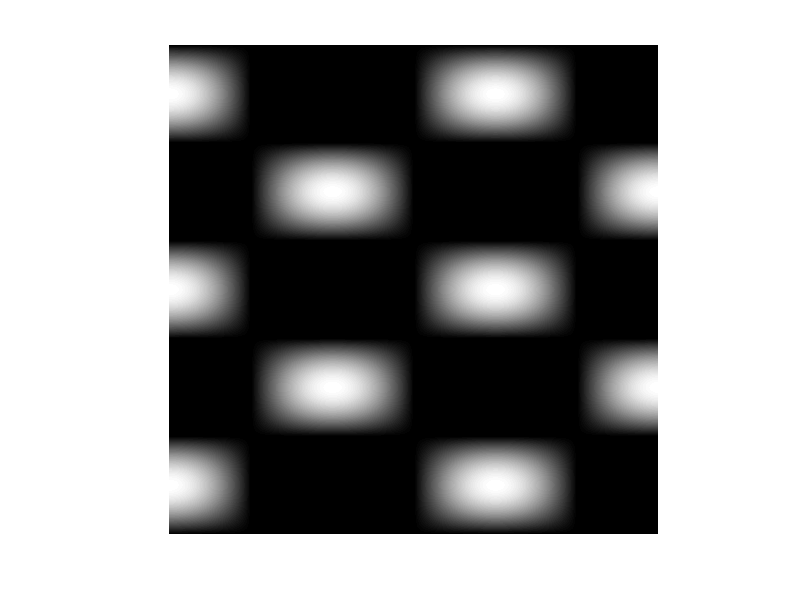

Source code (MATLAB): (Note: this script raises an error after producing the figure.)
%  2d wavelet reconstruction of a CONTINUOUS function when Fourier samples 
%  are taken uniformly (same example is demonstrated for nonuniform samples)
%  the example produces GS reconstruction for different reconstruction
%  basis (Haar, DB2, DB3) and the truncated Fourier reperentation, 
%  with and without noise

%  comment: show superior GS reconstruction and adventages of basis change
%  even with small number of reconstruction vectors (this makes TF obiously bad)

clear all; 
close all;

p=12;

f = @(x,y) sin(5*pi*x).*cos(3*pi*y);

[x_supp,y_supp]=meshgrid(0:2^-p:1-2^-p);
orig=f(x_supp,y_supp).';

figure('Name','Original');
imshow(real(orig)); 

figure('Position',[50,50,1400,700],'Name','Reconstructions')

%% Input Parameters Uniform sampling

R = 6; %maximum scale of wavelet coefficients

eps = 1; %require 1/eps to be a natural number; eps=1 gives Nyquist rate
S = 1; %Fourier samples range: -S*2^R/eps, ... , 2^R*S/eps-1

M = S*2^R/eps;

%%  Fourier samples

disp('Calculating the Fourier samples...')
omega = Samples(eps, M, 'sin(5*pi*x)*cos(3*pi*y)', 0, 1, 0, 1 );

%% Haar wavelets

disp('Haar wavelets')
ft_sca= haar_phi_ft(((M:-1:-M+1)./(2^R/eps))');

%% Compute the Generalized function GS_handle and solve for wavelet coefficients z

disp('Computing Haar reconstruction...');
GS_handle = @(x,mode) Haar_Op2_VecHandle(mode, x, S, eps, R, ft_sca);
z = lsqr(GS_handle,omega(:),10^(-12));
wcoeff = reshape(z, sqrt(length(z)), sqrt(length(z))).';

%% Compute image from reconstructed wavelet coefficients

disp('Computing image from reconstructed wavelet coefficients...')
reconim = get2DHaarReconstruction(wcoeff, p, R); 

%% Calulate error of GS reconstruction 

error_gs_haar=sqrt(sum(sum(abs(orig - reconim).^2))/2^(2*p));
fprintf('Error is %d \n',error_gs_haar); disp(' ');

subplot(2,4,1); imshow(real(reconim)); title({'GS Haar'; ['Error: ',num2str(error_gs_haar)]}); 

%% DB2 wavelets

disp('DB2 wavelets')
a = 2; %number of vanishing moments

%% Precompute the fourier transforms of the scaling function, right boundary scaling functions, and left boundary scaling functions.

disp('Computing Fourier transform of the scaling functions...')
[ft_sca_L, ft_sca, ft_sca_R] = CDJV_Setup(a, eps, S, R);

%% Compute the Generalized function GS_handle and solve for wavelet coefficients z

disp('Computing DB2 reconstruction...');
GS_handle = @(x,mode) CDJV_Op2_VecHandle(mode, x, S, eps, R, a, ft_sca, ft_sca_L, ft_sca_R);
z = lsqr(GS_handle,omega(:),10^(-12));
wcoeff = reshape(z, sqrt(length(z)), sqrt(length(z))).';

%% Compute image from reconstructed wavelet coefficients

disp('Computing image from reconstructed wavelet coefficients...')
reconim = get2DReconstruction(wcoeff, a, p, R);

%% Calulate error of GS reconstruction 

error_gs_db2=sqrt(sum(sum(abs(orig - reconim).^2))/2^(2*p));
fprintf('Error is %d \n',error_gs_db2); disp(' ');

subplot(2,4,2); imshow(real(reconim)); title({'GS DB2'; ['Error: ',num2str(error_gs_db2)]}); 

%% DB3 wavelets

disp('DB3 wavelets')
a = 3; %number of vanishing moments

%% Precompute the fourier transforms of the scaling function, right boundary scaling functions, and left boundary scaling functions.

disp('Computing Fourier transform of the scaling functions...')
[ft_sca_L, ft_sca, ft_sca_R] = CDJV_Setup(a, eps, S, R);

%% Compute the Generalized function GS_handle and solve for wavelet coefficients z

disp('Computing DB3 reconstruction...');
GS_handle = @(x,mode) CDJV_Op2_VecHandle(mode, x, S, eps, R, a, ft_sca, ft_sca_L, ft_sca_R);
z = lsqr(GS_handle,omega(:),10^(-12));
wcoeff = reshape(z, sqrt(length(z)), sqrt(length(z))).';

%% Compute image from reconstructed wavelet coefficients

disp('Computing image from reconstructed wavelet coefficients...')
reconim = get2DReconstruction(wcoeff, a, p, R);

%% Calulate error of GS reconstruction 

error_gs_db3=sqrt(sum(sum(abs(orig - reconim).^2))/2^(2*p));
fprintf('Error is %d \n',error_gs_db3); disp(' ');

subplot(2,4,3); imshow(real(reconim)); title({'GS DB3'; ['Error: ',num2str(error_gs_db3)]}); 

%% Truncated Fourier representation

disp('Computing truncated Fourier representation...')
f_pad = zeros(2*M/eps);
omega_sft = fftshift(omega);
f_pad(1:M,1:M) = omega_sft(1:M,1:M);
f_pad(end - M+1:end, end -M+1:end) = omega_sft(M+1:2*M,M+1:2*M);
f_pad(1:M, end -M+1:end) = omega_sft(1:M,M+1:2*M);
f_pad(end -M+1:end, 1:M) = omega_sft(M+1:2*M, 1:M);
fft_im = eps* fft2(f_pad);
fft_rec = fft_im(1:2*M, 1:2*M);

r=2^p/(2*M);
if r>1
    % producing a higher resolution image
    fft_rec_rez=zeros(2^p,2^p);
    for j=1:2*M
        for i=1:2*M
            fft_rec_rez((j-1)*r+1:j*r,(i-1)*r+1:i*r)=fft_rec(j,i)*ones(r,r);
        end
    end
    fft_rec=fft_rec_rez;
elseif r<1
    fft_rec_rez=zeros(2^p,2^p);
    for j=1:2^p
        for i=1:2^p
            fft_rec_rez(i,j) = fft_rec(1/r*i-1,1/r*j-1);
        end
    end
    fft_rec=fft_rec_rez;
end

error_fft = sqrt(sum(sum(abs(orig - fft_rec).^2))/2^(2*p));
fprintf('Error of the Fourier truncation is %d \n', error_fft); disp(' ');

subplot(2,4,4); imshow(real(fft_rec)); title({'Truncated Fourier series'; ['Error: ',num2str(error_fft)]}); 

%% Add noise and repeat

disp('Reconstructions from noisy measurements...')

SNR=30;
noise = randn(size(omega)) + 1i*randn(size(omega));
noise = 1/SNR*norm(omega(:))/norm(noise(:))*noise;
omega_n = omega + noise;

%% Haar wavelets

disp('Haar wavelets')
ft_sca= haar_phi_ft(((M:-1:-M+1)./(2^R/eps))');

%% Compute the Generalized function GS_handle and solve for wavelet coefficients z

disp('Computing Haar reconstruction...');
GS_handle = @(x,mode) Haar_Op2_VecHandle(mode, x, S, eps, R, ft_sca);
z = lsqr(GS_handle,omega_n(:),10^(-12));
wcoeff = reshape(z, sqrt(length(z)), sqrt(length(z))).';

%% Compute image from reconstructed wavelet coefficients

disp('Computing image from reconstructed wavelet coefficients...')
reconim = get2DHaarReconstruction(wcoeff, p, R); 

%% Calulate error of GS reconstruction 

error_gs_haar=sqrt(sum(sum(abs(orig - reconim).^2))/2^(2*p));
fprintf('Error is %d \n',error_gs_haar); disp(' ');

subplot(2,4,5); imshow(real(reconim)); title({'GS Haar'; ['Error: ',num2str(error_gs_haar)]}); 

%% DB2 wavelets

disp('DB2 wavelets')
a = 2; %number of vanishing moments

%% Precompute the fourier transforms of the scaling function, right boundary scaling functions, and left boundary scaling functions.

disp('Computing Fourier transform of the scaling functions...')
[ft_sca_L, ft_sca, ft_sca_R] = CDJV_Setup(a, eps, S, R);

%% Compute the Generalized function GS_handle and solve for wavelet coefficients z

disp('Computing DB2 reconstruction...');
GS_handle = @(x,mode) CDJV_Op2_VecHandle(mode, x, S, eps, R, a, ft_sca, ft_sca_L, ft_sca_R);
z = lsqr(GS_handle,omega_n(:),10^(-12));
wcoeff = reshape(z, sqrt(length(z)), sqrt(length(z))).';

%% Compute image from reconstructed wavelet coefficients

disp('Computing image from reconstructed wavelet coefficients...')
reconim = get2DReconstruction(wcoeff, a, p, R);

%% Calulate error of GS reconstruction 

error_gs_db2=sqrt(sum(sum(abs(orig - reconim).^2))/2^(2*p));
fprintf('Error is %d \n',error_gs_db2); disp(' ');

subplot(2,4,6); imshow(real(reconim)); title({'GS DB2'; ['Error: ',num2str(error_gs_db2)]}); 

%% DB3 wavelets

disp('DB3 wavelets')
a = 3; %number of vanishing moments

%% Precompute the fourier transforms of the scaling function, right boundary scaling functions, and left boundary scaling functions.

disp('Computing Fourier transform of the scaling functions...')
[ft_sca_L, ft_sca, ft_sca_R] = CDJV_Setup(a, eps, S, R);

%% Compute the Generalized function GS_handle and solve for wavelet coefficients z

disp('Computing DB3 reconstruction...');
GS_handle = @(x,mode) CDJV_Op2_VecHandle(mode, x, S, eps, R, a, ft_sca, ft_sca_L, ft_sca_R);
z = lsqr(GS_handle,omega_n(:),10^(-12));
wcoeff = reshape(z, sqrt(length(z)), sqrt(length(z))).';

%% Compute image from reconstructed wavelet coefficients

disp('Computing image from reconstructed wavelet coefficients...')
reconim = get2DReconstruction(wcoeff, a, p, R);

%% Calulate error of GS reconstruction 

error_gs_db3=sqrt(sum(sum(abs(orig - reconim).^2))/2^(2*p));
fprintf('Error is %d \n',error_gs_db3); disp(' ');

subplot(2,4,7); imshow(real(reconim)); title({'GS DB3'; ['Error: ',num2str(error_gs_db3)]}); 

%% Truncated Fourier representation

disp('Computing truncated Fourier representation...')
f_pad = zeros(2*M/eps);
omega_sft = fftshift(omega_n);
f_pad(1:M,1:M) = omega_sft(1:M,1:M);
f_pad(end - M+1:end, end -M+1:end) = omega_sft(M+1:2*M,M+1:2*M);
f_pad(1:M, end -M+1:end) = omega_sft(1:M,M+1:2*M);
f_pad(end -M+1:end, 1:M) = omega_sft(M+1:2*M, 1:M);
fft_im = eps* fft2(f_pad);
fft_rec = fft_im(1:2*M, 1:2*M);

r=2^p/(2*M);
if r>1
    % producing a higher resolution image
    fft_rec_rez=zeros(2^p,2^p);
    for j=1:2*M
        for i=1:2*M
            fft_rec_rez((j-1)*r+1:j*r,(i-1)*r+1:i*r)=fft_rec(j,i)*ones(r,r);
        end
    end
    fft_rec=fft_rec_rez;
elseif r<1
    fft_rec_rez=zeros(2^p,2^p);
    for j=1:2^p
        for i=1:2^p
            fft_rec_rez(i,j) = fft_rec(1/r*i-1,1/r*j-1);
        end
    end
    fft_rec=fft_rec_rez;
end

error_fft = sqrt(sum(sum(abs(orig - fft_rec).^2))/2^(2*p));
fprintf('Error of the Fourier truncation is %d \n', error_fft)

subplot(2,4,8); imshow(real(fft_rec)); title({'Truncated Fourier series'; ['Error: ',num2str(error_fft)]}); 


% Copyright (c) 2014. Clarice Poon and Milana Gataric
